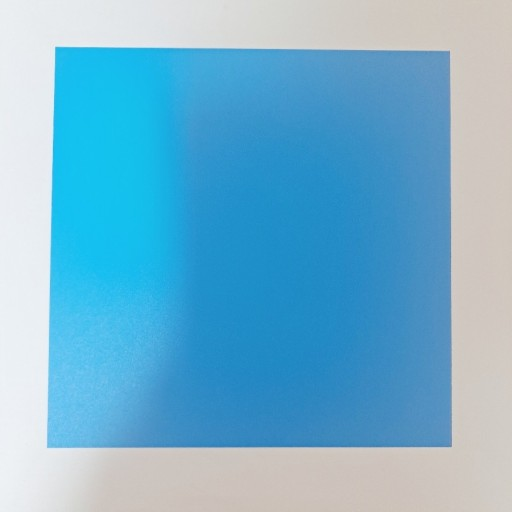
#> input picture OpenCV/ImageProcessing/Resource/paper.jpg, 512 x 512 px
$ python workshop_paper_scan.py
#> lines starting #> are read from the running program, lines starting #| are printed output that depends on the picture; after the words box and inside, x2 and y2 are one past the last pixel; in counts of white or black regions, pixels touching at a corner belong together
import cv2
import numpy as np

win_name = 'scan'
# 이미지 읽기
img = cv2.imread("../ImageProcessing/Resource/paper.jpg")
#> img is the input picture: shape (512, 512, 3); mean B, G, R 209.1, 178.8, 115.9
cv2.imshow('origin', img)
cv2.waitKey(0)
draw = img.copy()

# 그레이 스케일 변환 및 캐니 엣지
gray = cv2.cvtColor(img, cv2.COLOR_BGR2GRAY)
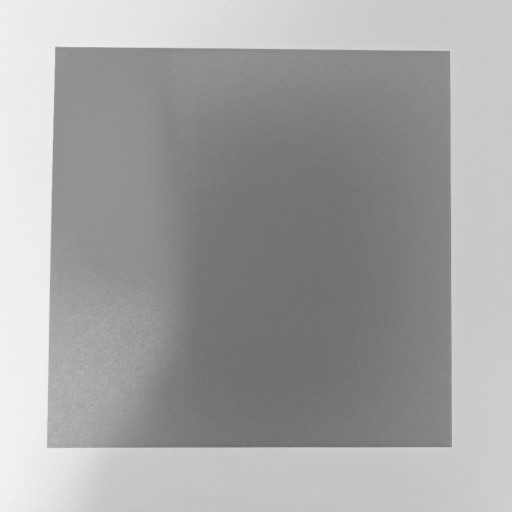
#> gray: shape (512, 512); min 110, max 242, mean 163.5
gray = cv2.GaussianBlur(gray, (3, 3), 0)    # 가우시안 블러로 노이즈 제거
edged = cv2.Canny(gray, 75, 200)            # 캐니 엣지로 경계 검출
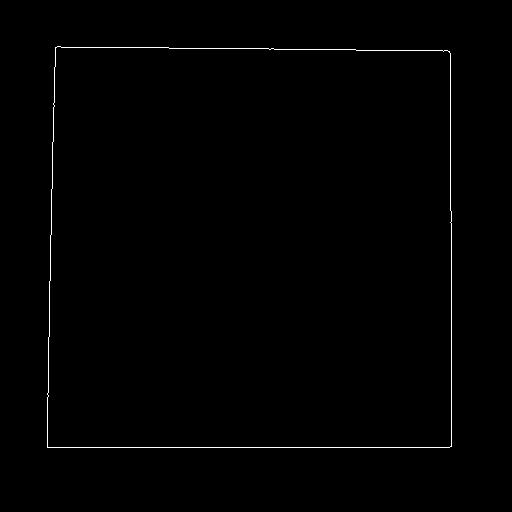
#> edged: shape (512, 512); 0.61% white in thin lines or dots, all inside (x1, y1, x2, y2) = (47, 46, 452, 448)
cv2.imshow(win_name, edged)
cv2.waitKey(0)

# 컨투어 찾기
cnts, _ = cv2.findContours(edged.copy(), cv2.RETR_EXTERNAL, \
                                cv2.CHAIN_APPROX_SIMPLE)
#> cnts = 1 contour; box (x1, y1, x2, y2) and area: (47, 46, 452, 448) 159508
cv2.imshow(win_name, draw)
cv2.waitKey(0)

# 컨투어들 중에 영역 크기순으로 정렬
cnts = sorted(cnts, key=cv2.contourArea, reverse=True)[:5]
for c in cnts:
    # 영역의 가장 큰 컨투어부터 근사 컨투어 단순화
    peri = cv2.arcLength(c, True)   # 둘레 길이
    # 둘레 길이의 0.02 근사 값으로 근사화
    vertices = cv2.approxPolyDP(c, 0.02 * peri, True)
    if len(vertices) == 4:  # 근사한 꼭짓점이 4개면 중지
        break
#> this loop made 1 pass
#> (peri, vertices) on pass 1: (1604.2, [[55, 47], [47, 447], [451, 446], [449, 51]])

pts = vertices.reshape(4, 2)    # N * 1 * 2 배열을 4 * 2 크기로 조정
#> pts = [[55, 47], [47, 447], [451, 446], [449, 51]]
for x, y in pts:
    cv2.circle(draw, (x, y), 10, (0, 255, 0), -1)   # 좌표에 초록색 동그라미 표시
#> this loop made 4 passes
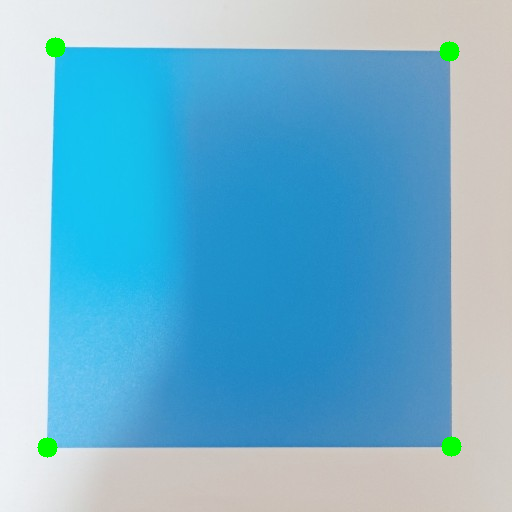
#> draw: shape (512, 512, 3); 0.48% of pixels changed, all inside (x1, y1, x2, y2) = (37, 37, 462, 458)
cv2.imshow(win_name, draw)
cv2.waitKey(0)
merged = np.hstack((img, draw))
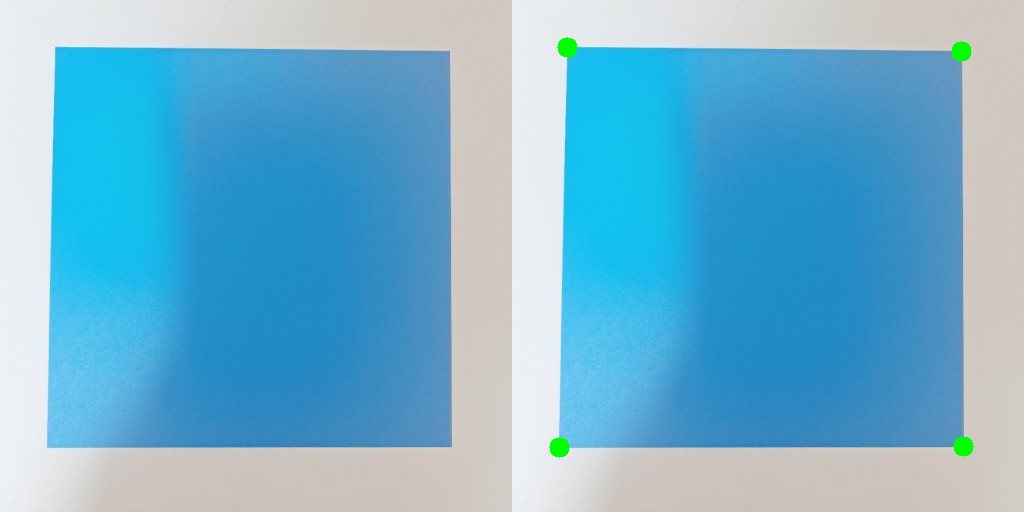
#> merged: shape (512, 1024, 3); mean B, G, R 208.6, 179, 115.5

# 좌표 4개 중 상하좌우 찾기
sm = pts.sum(axis=1)  # 4쌍의 좌표 각각 x+y 계산
#> sm = [102, 494, 897, 500]
diff = np.diff(pts, axis=1)    # 4쌍의 좌표 각각 x-y 계산
#> diff = [-8, 400, -5, -398]

topLeft = pts[np.argmin(sm)]    # x+y가 가장 작은 값이 좌상단 좌표
#> topLeft = [55, 47]
bottomRight = pts[np.argmax(sm)]    # x+y가 가장 큰 값이 우하단 좌표
#> bottomRight = [451, 446]
topRight = pts[np.argmin(diff)]    # x-y가 가장 작은 값이 우상단 좌표
#> topRight = [449, 51]
bottomLeft = pts[np.argmax(diff)]    # x-y가 가장 큰 값이 좌하단 좌표
#> bottomLeft = [47, 447]

# 변환 전 4개 좌표
pts1 = np.float32([topLeft, topRight, bottomRight, bottomLeft])
#> pts1 = [[55, 47], [449, 51], [451, 446], [47, 447]]

# 변환 후 영상에 사용할 서류의 폭과 높이 계산
w1 = abs(bottomRight[0] - bottomLeft[0])    # 하단 좌우 좌표 간의 거리
#> w1 = 404
w2 = abs(topRight[0] - topLeft[0])          # 상단 좌우 좌표 간의 거리
#> w2 = 394
h1 = abs(topRight[1] - bottomRight[1])      # 우측 상하 좌표 간의 거리
#> h1 = 395
h2 = abs(topLeft[1] - bottomLeft[1])        # 좌측 상하 좌표 간의 거리
#> h2 = 400
width = max([w1, w2])
#> width = 404
height = max([h1, h2])
#> height = 400

# 변환 후 4개의 좌표
pts2 = np.float32([[0, 0], [width-1, 0], [width-1, height-1], [0, height-1]])
#> pts2 = [[0, 0], [403, 0], [403, 399], [0, 399]]

# 변환행렬 계싼
mtrx = cv2.getPerspectiveTransform(pts1, pts2)
#> mtrx = [[1.01, 0.0202, -56.56], [-0.0104, 1.02, -47.55], [-3.22e-05, 6.3e-05, 1]]

# 원근 변환 적용
result = cv2.warpPerspective(img, mtrx, (width, height))
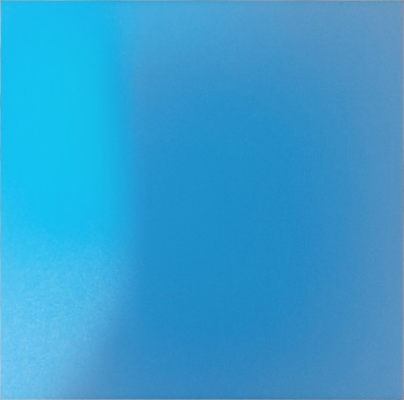
#> result: shape (400, 404, 3); mean B, G, R 208.7, 157.3, 52.1
cv2.imshow(win_name, result)
cv2.waitKey(0)
cv2.destroyAllWindows()
